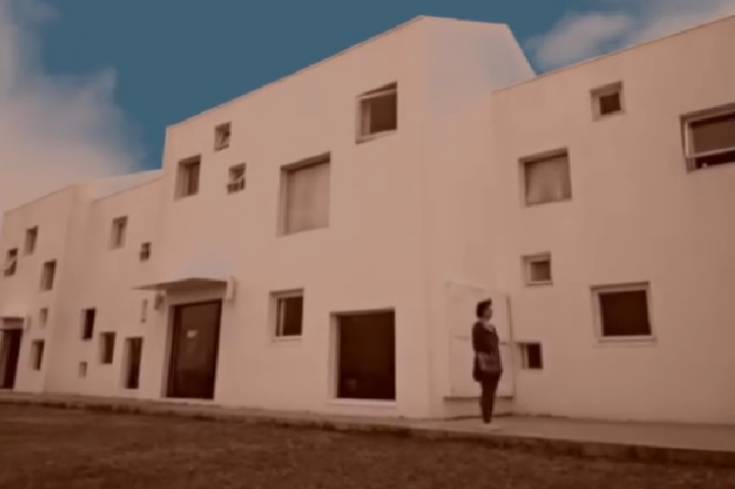
#> input picture SCNU实验要求与代码/Experiment2/input_rgb_image.jpg, 735 x 489 px
$ python 1.py
#> lines starting #> are read from the running program, lines starting #| are printed output that depends on the picture
import cv2
import numpy as np
import matplotlib.pyplot as plt

#用CV库读取图像
image = cv2.imread("input_rgb_image.jpg")
#> image is the input picture: shape (489, 735, 3); mean B, G, R 98.3, 110.7, 138.8


# 定义对比度拉伸的参数
min_intensity = 0
max_intensity = 255
min_input = 0
max_input = 255
min_output = 100
max_output = 150

#增加图形亮度的参数：可以用加法也可以用乘法
def increase_brightness(img, value):
#> called with value = 2
    hsv = cv2.cvtColor(img, cv2.COLOR_BGR2HSV)#将输入图像转换为HSV空间：色相（Hue）、饱和度（Saturation）和明度（Value）。
#> hsv: shape (489, 735, 3); mean H, S, V 25.3, 103.2, 144.5
    hsv[:, :, 0] = hsv[:, :, 0]
    hsv[:, :, 1] = hsv[:, :, 1]
    hsv[:, :, 2] = np.clip(hsv[:, :, 2]*value, 0, 255)#在明度通道中为每个值加50，其中clip表示切片：限定取值范围为0到255
#> hsv: shape (489, 735, 3); mean H, S, V 25.3, 103.2, 122.2
    result = cv2.cvtColor(hsv, cv2.COLOR_HSV2BGR)
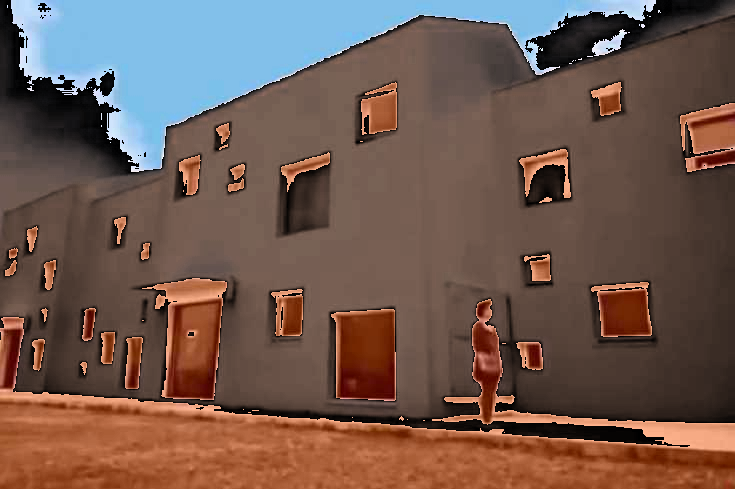
#> result: shape (489, 735, 3); mean B, G, R 78.9, 88.1, 111.3
    return result

def decrease_brightness(img, value):
#> called with value = 2
    hsv = cv2.cvtColor(img, cv2.COLOR_BGR2HSV)
    hsv[:, :, 0] = hsv[:, :, 0]
    hsv[:, :, 1] = hsv[:, :, 1]
    hsv[:, :, 2] = np.clip(hsv[:, :, 2]/value, 0, 255)
#> hsv: shape (489, 735, 3); mean H, S, V 25.3, 103.2, 72
    result = cv2.cvtColor(hsv, cv2.COLOR_HSV2BGR)
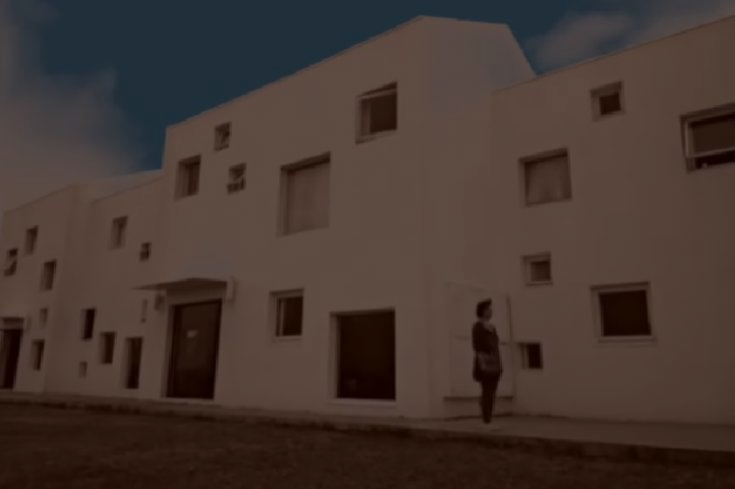
#> result: shape (489, 735, 3); mean B, G, R 48.6, 54.7, 69.1
    return result

#变亮区间内部
def increase_interval_brightness(img, value, left, right):
#> called with value = 2, left = 100, right = 150
    hsv = cv2.cvtColor(img, cv2.COLOR_BGR2HSV)
    v_channel = hsv[:, :, 2]#获取明度通道
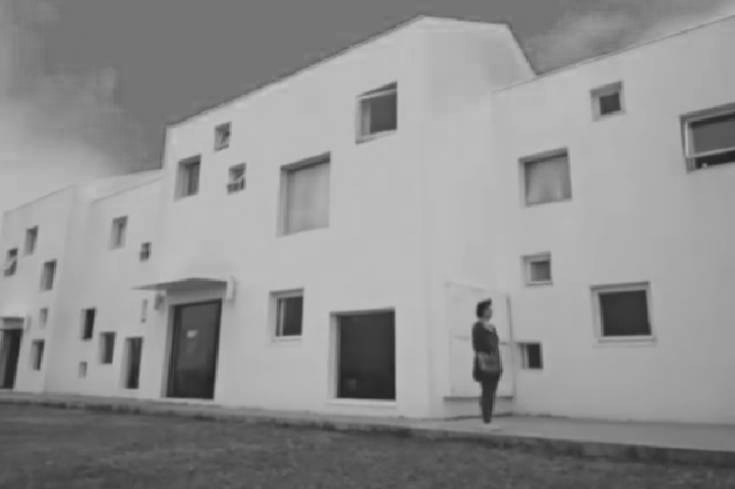
#> v_channel: shape (489, 735); min 30, max 199, mean 144.5
    v_channel[(v_channel >= left) & (v_channel <= right)] *= np.uint8(value) #对满足条件的像素进行点乘操作。其中下标处放布尔代数式表示布尔索引操作。对满足布尔代数式的下标进行操作
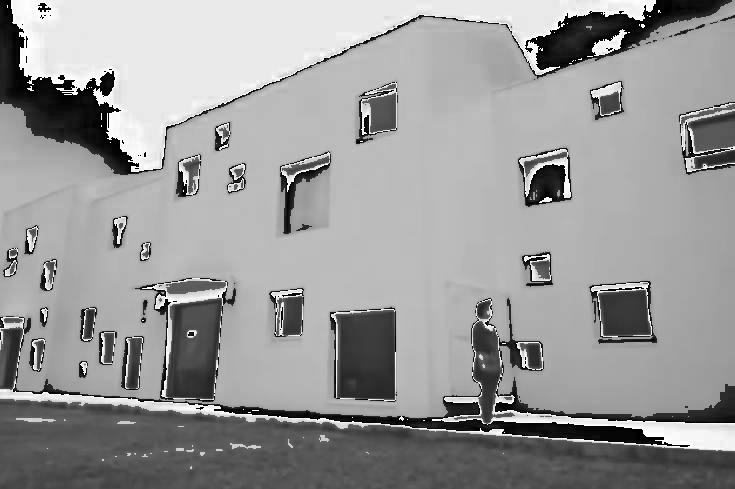
#> v_channel: shape (489, 735); min 0, max 254, mean 152.7

    hsv[:, :, 2] = np.clip(v_channel, 0, 255)  # 在明度通道中为每个值加50，其中clip表示切片：0到255
#> hsv: shape (489, 735, 3); mean H, S, V 25.3, 103.2, 152.7
    result = cv2.cvtColor(hsv, cv2.COLOR_HSV2BGR)
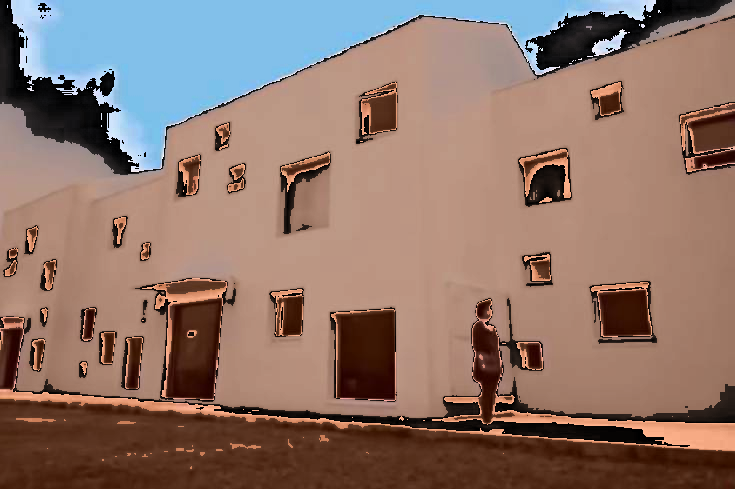
#> result: shape (489, 735, 3); mean B, G, R 106, 116.4, 141.8
    return result


# 显示原始图像、增加亮度后的图像和减少亮度后的图像
cv2.imshow('Original Image', image)
cv2.imshow('Brightened Image', increase_brightness(image, 2))
cv2.imshow('Darkened Image', decrease_brightness(image, 2))
cv2.imshow('Brightened-interval Image', increase_interval_brightness(image, 2, 100, 150))
cv2.waitKey(0)#等待用户下一个按键。0表示任意按键
cv2.destroyAllWindows()#销毁所有窗口
# plt.subplot(221)#在窗口中创建子图：(131)中的1表示总行数，3表示总列数，1表示当前子图的位置。
# plt.title("Original Image")#当前子图标题
# plt.imshow(image)
# plt.axis('off')#不显示坐标轴
# plt.subplot(222)#在窗口中创建子图：(131)中的1表示总行数，3表示总列数，1表示当前子图的位置。
# plt.title("Brightened Image")#当前子图标题
# plt.imshow(increase_brightness(image, 35))
# plt.axis('off')#不显示坐标轴
#
# plt.tight_layout()
# plt.show()
